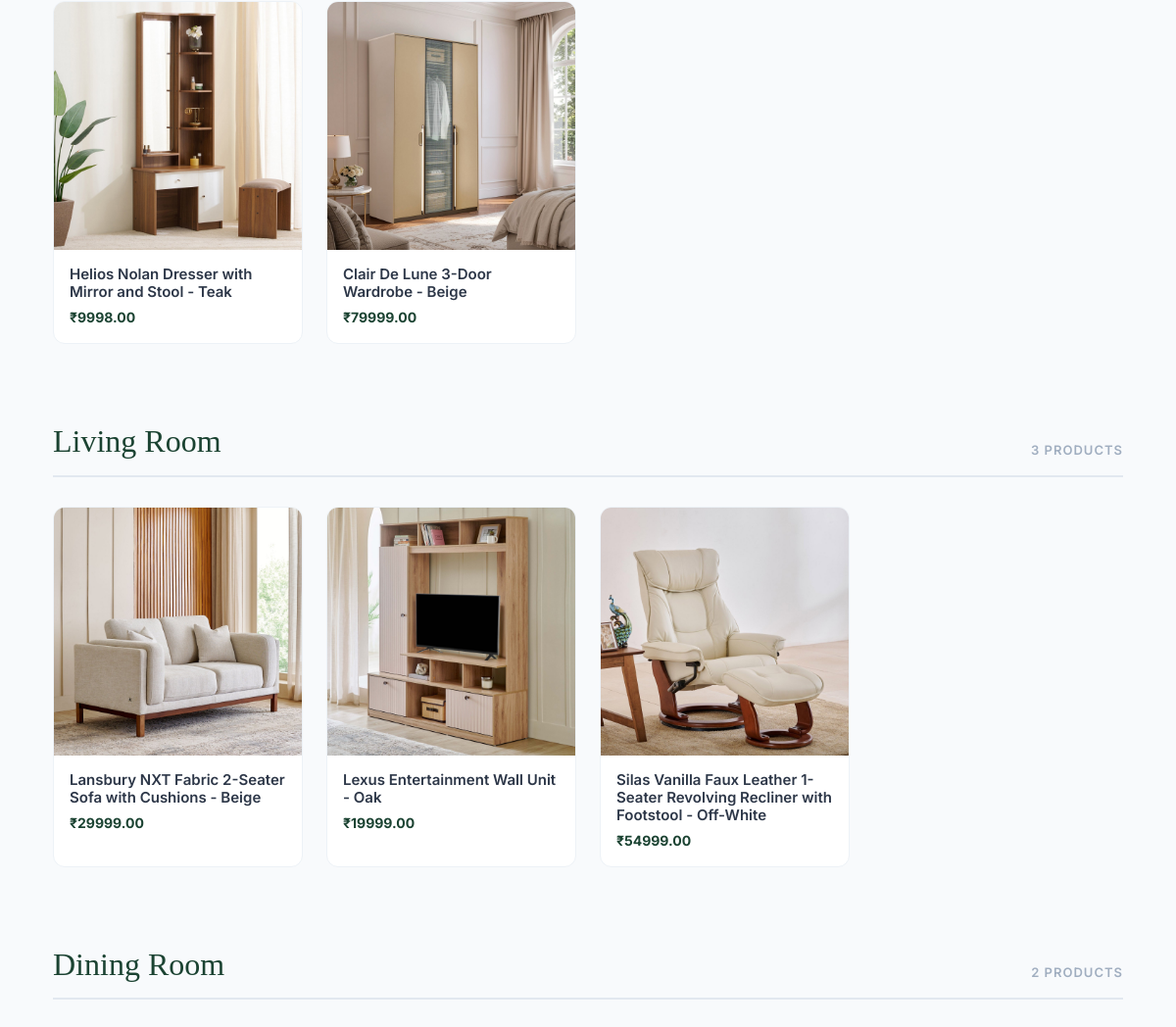
Page /customer/customer/allcategories/ (signed in, middle part) on the earlier database version.
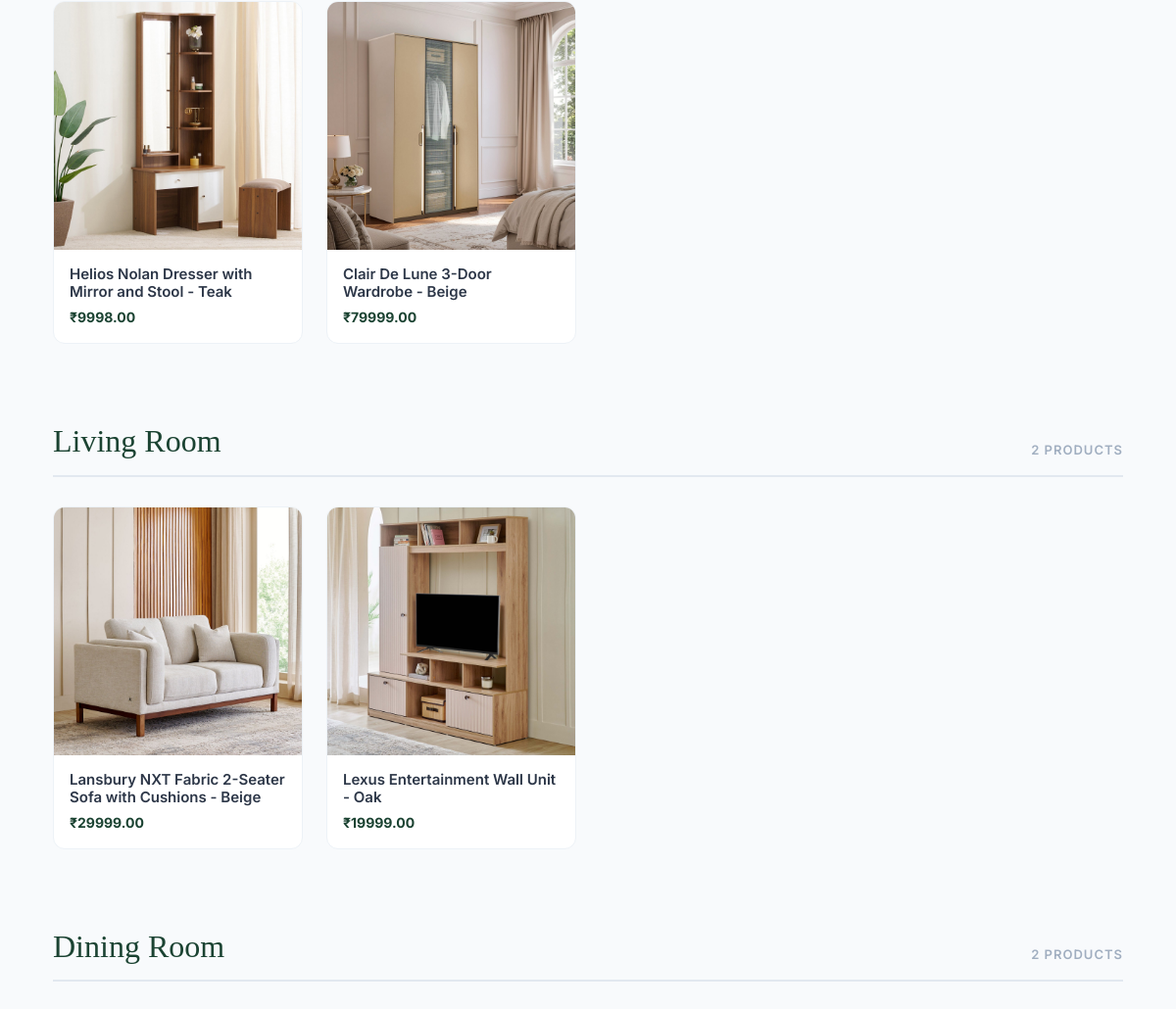
Same page on the later database version.
### adminApp/models.py (models this page shows)
class Product(models.Model):
    ProductId = models.AutoField(primary_key=True)
    ProductName = models.CharField(max_length=200)
    ProductDescription = models.TextField()
    ProductImage = models.ImageField(upload_to='products/', null=True, blank=True)
    ProductPrice = models.DecimalField(max_digits=10, decimal_places=2)
    stock = models.IntegerField(default=0)
    category = models.ForeignKey(Category, on_delete=models.CASCADE, related_name='products')

class Category(models.Model):
    category_id = models.AutoField(primary_key=True)
    category_name = models.CharField(max_length=50)
    category_image = models.ImageField(upload_to='category_image/', null=True, blank=True)

### customerApp/views.py (the view)
def allCategories(request):
    categories = Category.objects.prefetch_related('products').all()
    return render(request, 'Customer/allCategories.html', {'categories': categories})

### templates/Customer/allCategories.html (shortened to what this page needs)
{% extends "customerHeader.html" %}
{% load static %}
{% block content %}
<div class="container">
  {% for category in categories %}
  <div class="cat-section" id="cat-{{ forloop.counter }}">
    <div class="cat-section-header">
      <h2>{{ category.category_name }}</h2>
      <span>{{ category.products.count }} PRODUCTS</span>
    </div>
    <div class="cat-grid">
      {% for product in category.products.all %}
      <a href="{% url 'productdetails' id=product.ProductId name=product.ProductName %}" class="cat-item-card">
        <div class="cat-item-img">
          {% if product.ProductImage %}
            <img src="{{ product.ProductImage.url }}" alt="{{ product.ProductName }}">
          {% else %}
            <img src="https://via.placeholder.com/400?text=No+Image">
          {% endif %}
        </div>
        <div class="cat-item-body">
          <h4>{{ product.ProductName }}</h4>
          <div class="price">₹{{ product.ProductPrice }}</div>
        </div>
      </a>
      {% empty %}
      <div class="cat-empty">
        <p class="mb-0">New items arriving soon to this category.</p>
      </div>
      {% endfor %}
    </div>
  </div>
  {% endfor %}
</div>
{% endblock %}

Differences in the rows shown:
removed Product: ProductImage (picture), ProductName "Silas Vanilla Faux Leather 1-Seater Revolving Recliner with Footstool - Off-White", ProductPrice "54999.00", shown under Category "Living Room"
computed for Category "Living Room": products.count "3" → "2"
